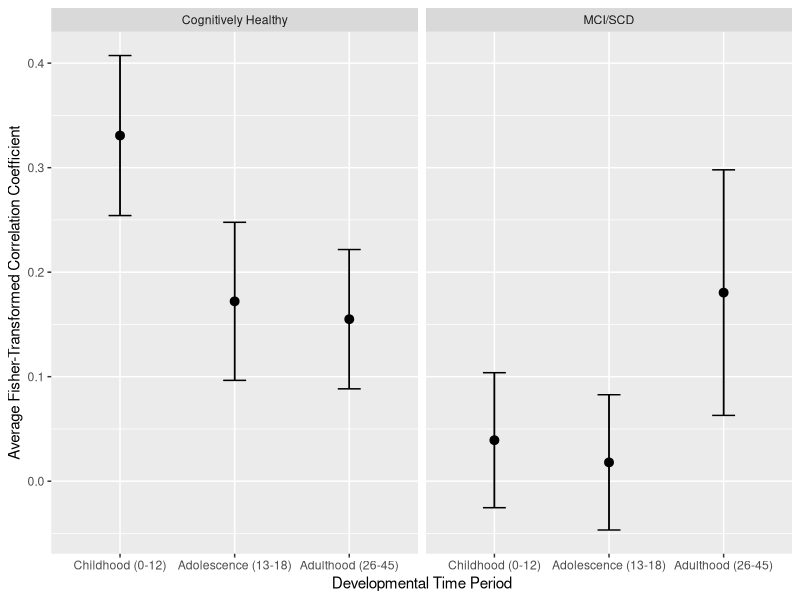

Recreate this plot in R. (Note: this script raises an error after producing the figure.)
## ---- chunk 1
library(tidyverse)
library(lme4)
library(lmerTest)
## ---- chunk 2
childhood_mpfc_auditory <- read.table(file='childhood_mpfc_auditory_mean.csv')
adolescence_mpfc_auditory <- read.table(file='adolescence_mpfc_auditory_mean.csv')
adult_mpfc_auditory <- read.table(file='adulthood_mpfc_auditory_mean.csv')

childhood_mpfc_reward <- read.table(file='childhood_mpfc_reward_mean.csv')
adolescence_mpfc_reward <- read.table(file='adolescence_mpfc_reward_mean.csv')
adult_mpfc_reward <- read.table(file='adulthood_mpfc_reward_mean.csv')

childhood_reward_auditory <- read.table(file='childhood_reward_auditory_mean.csv')
adolescence_reward_auditory <- read.table(file='adolescence_reward_auditory_mean.csv')
adult_reward_auditory <- read.table(file='adulthood_reward_auditory_mean.csv')

childhood_auditory <- read.table(file='childhood_auditory_participant_mean.csv')
adolescence_auditory <- read.table(file='adolescence_auditory_participant_mean.csv')
adult_auditory <- read.table(file='adulthood_auditory_participant_mean.csv')

childhood_reward <- read.table(file='childhood_reward_participant_mean.csv')
adolescence_reward <- read.table(file='adolescence_reward_participant_mean.csv')
adult_reward <- read.table(file='adulthood_reward_participant_mean.csv')

key <- read.csv(file="participant_key.csv")
key$cognitive_health = ifelse(key$cognitive_health=="Healthy","Cognitively Healthy", key$cognitive_health) #recoding some values

## ---- chunk 3
#MPFC - AUDITORY
childhood_mpfc_auditory$time <- "Childhood"
childhood_mpfc_auditory$CONN_ID <- seq(1:30)
adolescence_mpfc_auditory$time <- "Adolescence"
adolescence_mpfc_auditory$CONN_ID <- seq(1:30)
adult_mpfc_auditory$time <- "Adulthood"
adult_mpfc_auditory$CONN_ID <- seq(1:30)
mpfc_auditory <- rbind(childhood_mpfc_auditory, adolescence_mpfc_auditory,
                              adult_mpfc_auditory)
mpfc_auditory <- merge(mpfc_auditory, key, by = "CONN_ID")

mpfc_auditory$time <- factor(mpfc_auditory$time, levels = c("Childhood", "Adolescence", "Adulthood"))


  ggplot(data=mpfc_auditory, aes(x=time, y=V1)) +
  stat_summary(fun.data = 'mean_se', geom = 'errorbar', width = 0.2) +
  stat_summary(fun.data = 'mean_se', geom = 'pointrange') +
  scale_x_discrete(labels=c("Childhood (0-12)", "Adolescence (13-18)",
                            "Adulthood (26-45)")) +
  ylab("Average Fisher-Transformed Correlation Coefficient") +
  xlab("Developmental Time Period")+
   facet_grid(~cognitive_health)

ggsave("../results/mpfc_auditory_plot.png", plot = mpfc_auditory_plot, width=11)

aov <- aov(data=mpfc_auditory, V1 ~ time + Error(SUBID/time))
summary(aov)
test <- lmer(V1 ~ time + (1|SUBID), data=mpfc_auditory)
anova(test)
test.m <- emmeans::emmeans(test, ~time)
A2= c(-1, 3, -1, -1)
emmeans::contrast(test.m, method = list(A2), lmer.df = "satterthwaite")


contrast(test.m, ~time, 'poly') %>%
  broom::tidy()

mpfc_auditory$time <- as.factor(mpfc_auditory$time)

summary(aov, split=list(time=list("Quadratic"=2)))
contrasts(mpfc_auditory$time) <- c(-1, 3, -1, -1)

aov <- aov(data=mpfc_auditory, V1 ~ time + Error(SUBID/time))
aov <- aov(data=mpfc_auditory, V1 ~ time + Error(SUBID/time))
summary(aov)

#MPFC - REWARD (HIGHLIGHT!!)
childhood_mpfc_reward$time <- "Childhood"
childhood_mpfc_reward$CONN_ID <- seq(1:30)
adolescence_mpfc_reward$time <- "Adolescence"
adolescence_mpfc_reward$CONN_ID <- seq(1:30)
adult_mpfc_reward$time <- "Adulthood"
adult_mpfc_reward$CONN_ID <- seq(1:30)
mpfc_reward <- rbind(childhood_mpfc_reward, adolescence_mpfc_reward,
                              adult_mpfc_reward)
mpfc_reward <- merge(mpfc_reward, key, by = "CONN_ID")

mpfc_rewardplot<-
  ggplot(data=mpfc_reward, aes(x=time, y=V1)) +
  stat_summary(fun.data = 'mean_se', geom = 'errorbar', width = 0.2, aes(color=time)) +
  stat_summary(fun.data = 'mean_se', geom = 'pointrange', aes(color=time)) +
  scale_x_discrete(labels=c("Childhood\n(0-12)", "Adolescence\n(13-18)",
                            "Adulthood\n(26-45)")) +
  ylab("Average Fisher-Transformed\nCorrelation Coefficient") +
  xlab("Developmental Time Period")  + 
  facet_grid(~cognitive_health) + 
 theme_classic()+
  theme(legend.position = "none") +
  xlab("Age of Exposure")+
  theme(axis.text=element_text(size=20, face="bold"), axis.title=element_text(size=20,face="bold"), strip.text.x = element_text(size=18,face="bold"), title = element_text(size=22, face="bold")) +
  ggtitle("Average mPFC-Reward Network Connectivity")

ggsave(mpfc_rewardplot, file="mpfc_reward.png", dpi=350, width=12)


aov <- aov(data=mpfc_reward, V1 ~ time + Error(SUBID/time))
summary(aov)

test <- lmer(V1 ~ time + (1|SUBID), data=mpfc_reward)
anova(test)

#REWARD-REWARD -- HIGHLIGHT MCI?
childhood_reward$time <- "Childhood"
childhood_reward$CONN_ID <- seq(1:30)
adolescence_reward$time <- "Adolescence"
adolescence_reward$CONN_ID <- seq(1:30)
adult_reward$time <- "Adulthood"
adult_reward$CONN_ID <- seq(1:30)
reward <- rbind(childhood_reward, adolescence_reward,
                              adult_reward)
reward <- merge(reward, key, by = "CONN_ID")

test <- lmer(V1 ~ time + (1|SUBID), data=reward)
anova(test)

ggplot(data=reward, aes(x=time, y=V1)) +
  stat_summary(fun.data = 'mean_se', geom = 'errorbar', width = 0.2) +
  stat_summary(fun.data = 'mean_se', geom = 'pointrange') +
  scale_x_discrete(labels=c("Childhood (0-12)", "Adolescence (13-18)",
                            "Adulthood (26-45)")) +
  ylab("Average Fisher-Transformed Correlation Coefficient") +
  xlab("Developmental Time Period") +
        theme(
    axis.title.x = element_text(size=18, family="Arial",face="bold"),
    axis.title.y = element_text(size=18, family="Arial", face="bold"),
    axis.text.y = element_text(size=14, family="Arial"), 
    axis.text.x = element_text(size=14, family="Arial"),
    strip.text.x = element_text(size=12,family="Arial")
  ) +
   facet_grid(~cognitive_health)

#AUDITORY - REWARD --> highlight MCI
childhood_reward_auditory$time <- "Childhood"
childhood_reward_auditory$CONN_ID <- seq(1:30)
adolescence_reward_auditory$time <- "Adolescence"
adolescence_reward_auditory$CONN_ID <- seq(1:30)
adult_reward_auditory$time <- "Adulthood"
adult_reward_auditory$CONN_ID <- seq(1:30)
reward_auditory <- rbind(childhood_reward_auditory, adolescence_reward_auditory,
                              adult_reward_auditory)
reward_auditory <- merge(reward_auditory, key, by = "CONN_ID")

test <- lmer(V1 ~ time + (1|SUBID), data=reward_auditory)
anova(test)

reward_auditory<-
  ggplot(data=reward_auditory, aes(x=time, y=V1)) +
  stat_summary(fun.data = 'mean_se', geom = 'errorbar', width = 0.2, aes(color=time)) +
  stat_summary(fun.data = 'mean_se', geom = 'pointrange',aes(color=time)) +
  scale_x_discrete(labels=c("Childhood\n(0-12)", "Adolescence\n(13-18)",
                            "Adulthood\n(26-45)")) +
  ylab("Average Fisher-Transformed\nCorrelation Coefficient") +
  xlab("Developmental Time Period") +
   facet_grid(~cognitive_health) +
  theme_classic()+
  theme(legend.position = "none") +
  xlab("Age of Exposure")+
  theme(axis.text=element_text(size=20, face="bold"), axis.title=element_text(size=20,face="bold"), strip.text.x = element_text(size=18,face="bold"), title = element_text(size=22, face="bold")) +
  ggtitle("Average Auditory-Reward Network Connectivity")

ggsave(reward_auditory, file="reward_auditory.png", dpi=350, width=12)


#AUDITORY - AUDITORY
childhood_auditory$time <- "Childhood"
childhood_auditory$CONN_ID <- seq(1:30)
adolescence_auditory$time <- "Adolescence"
adolescence_auditory$CONN_ID <- seq(1:30)
adult_auditory$time <- "Adulthood"
adult_auditory$CONN_ID <- seq(1:30)
auditory <- rbind(childhood_auditory, adolescence_auditory,
                              adult_auditory)
auditory <- merge(auditory, key, by = "CONN_ID")

test <- lmer(V1 ~ time + (1|SUBID), data=auditory)
anova(test)

ggplot(data=auditory, aes(x=time, y=V1)) +
  stat_summary(fun.data = 'mean_se', geom = 'errorbar', width = 0.2) +
  stat_summary(fun.data = 'mean_se', geom = 'pointrange') +
  scale_x_discrete(labels=c("Childhood (0-12)", "Adolescence (13-18)",
                            "Adulthood (26-45)")) +
  ylab("Average Fisher-Transformed Correlation Coefficient") +
  xlab("Developmental Time Period") +
        theme(
    axis.title.x = element_text(size=18, family="Arial",face="bold"),
    axis.title.y = element_text(size=18, family="Arial", face="bold"),
    axis.text.y = element_text(size=14, family="Arial"), 
    axis.text.x = element_text(size=14, family="Arial"),
    strip.text.x = element_text(size=12,family="Arial")
  ) +
   facet_grid(~cognitive_health)
